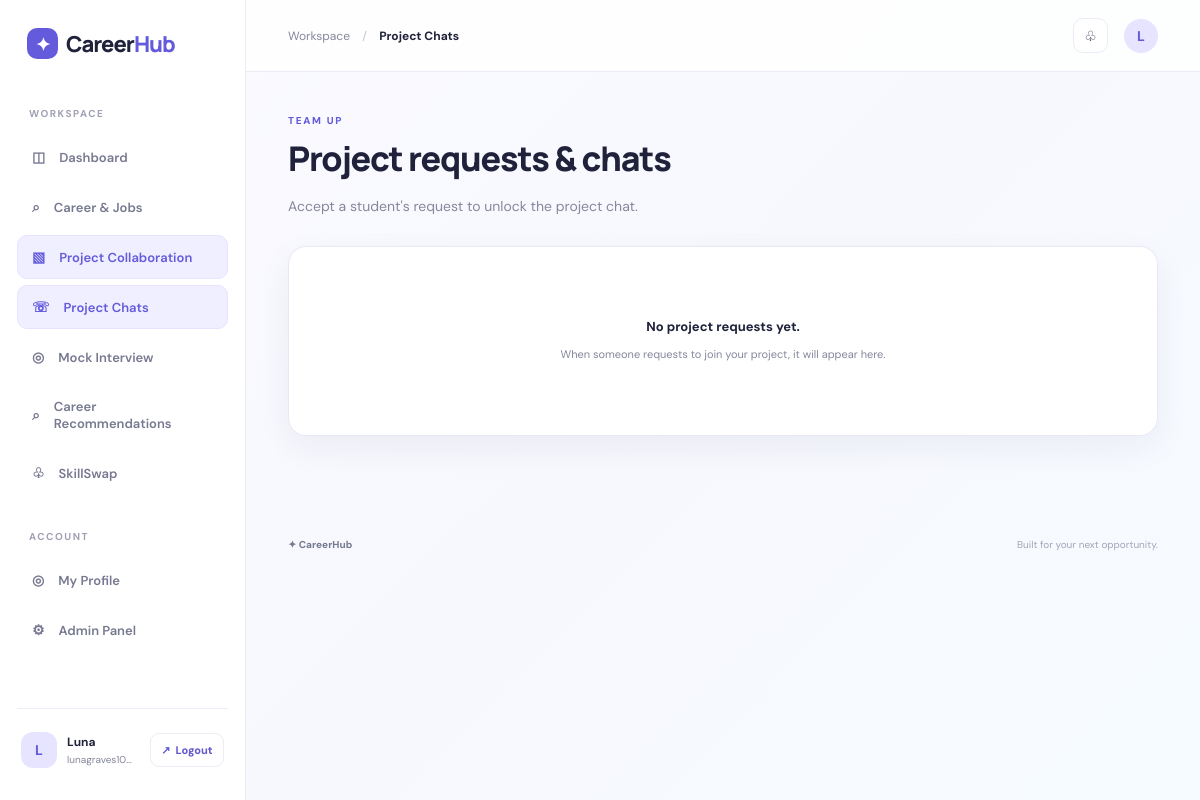
Page /project-chats (signed in) on the committed database.
### tables this page shows
CREATE TABLE users (
      id INTEGER PRIMARY KEY AUTOINCREMENT, name TEXT NOT NULL, email TEXT UNIQUE NOT NULL,
      password TEXT NOT NULL, college TEXT DEFAULT '', degree TEXT DEFAULT 'B.Tech',
      branch TEXT DEFAULT 'Computer Science', skills TEXT DEFAULT '', interests TEXT DEFAULT '',
      is_admin INTEGER DEFAULT 0, created_at TEXT DEFAULT CURRENT_TIMESTAMP
    );

### app.py (the view)
@app.route("/project-chats")
@login_required
def project_chats():
    uid=session["user_id"]
    rows=db().execute("""SELECT pc.*,p.title,p.user_id AS owner_id,
        u.name AS applicant_name, owner.name AS owner_name
        FROM project_connections pc JOIN project_posts p ON p.id=pc.post_id
        JOIN users u ON u.id=pc.from_user JOIN users owner ON owner.id=p.user_id
        WHERE pc.from_user=? OR p.user_id=? ORDER BY pc.id DESC""",(uid,uid)).fetchall()
    return render_template("project_chats.html", connections=rows, uid=uid)

### app.py (called while the page is built)
def db():
    if "db" not in g:
        g.db = sqlite3.connect(DATABASE)
        g.db.row_factory = sqlite3.Row
        g.db.execute("PRAGMA foreign_keys = ON")
    return g.db

def login_required(fn):
    @wraps(fn)
    def wrapped(*args, **kwargs):
        user_id = session.get("user_id")
        if not user_id:
            flash("Please log in to continue.", "info")
            return redirect(url_for("login"))
        user = db().execute("SELECT id FROM users WHERE id=?", (user_id,)).fetchone()
        if user is None:
            session.clear()
            flash("Your session expired. Please log in again.", "info")
            return redirect(url_for("login"))
        return fn(*args, **kwargs)
    return wrapped

@app.context_processor
def shared():
    user = None
    if session.get("user_id"):
        user = db().execute("SELECT * FROM users WHERE id=?", (session["user_id"],)).fetchone()
        if user is None:
            session.clear()
    return {"current_user": user}

### templates/project_chats.html
{% extends "base.html" %}{% block title %}Project Chats · CareerHub{% endblock %}{% block crumb %}Project Chats{% endblock %}{% block content %}
<div class="page-wrap"><section class="page-heading"><div class="eyebrow">TEAM UP</div><h1>Project requests & chats</h1><p class="muted">Accept a student's request to unlock the project chat.</p></section>
<div class="panel">{% for c in connections %}<div class="opportunity-row"><div class="op-copy"><b>{{c.title}}</b><small>{% if c.owner_id == uid %}Interested student: {{c.applicant_name}}{% else %}Project owner: {{c.owner_name}}{% endif %} · Request status: {{c.status}}</small></div>
{% if c.owner_id == uid and c.status == 'Pending' %}<form method="post" action="{{url_for('project_chat_status',cid=c.id)}}" style="display:flex;gap:8px"><button class="btn primary" name="status" value="Accepted">Accept</button><button class="btn secondary" name="status" value="Declined">Decline</button></form>
{% elif c.status == 'Accepted' %}<a class="btn primary" href="{{url_for('project_chat',cid=c.id)}}">Open chat ↗</a>
{% else %}<span class="pill">{{c.status}}</span>{% endif %}</div>{% else %}<div class="empty-state"><b>No project requests yet.</b><p>When someone requests to join your project, it will appear here.</p></div>{% endfor %}</div></div>{% endblock %}

### templates/base.html (shortened to what this page needs)
<!doctype html>
<html lang="en"><head><meta charset="utf-8"><meta name="viewport" content="width=device-width, initial-scale=1">
<link rel="stylesheet" href="{{ url_for('static', filename='styles.css') }}"></head>
<body>
{% if current_user %}
<aside class="sidebar">
<a class="brand" href="{{ url_for('dashboard') }}"><span class="brand-icon">✦</span> Career<span>Hub</span></a>
<div class="side-label">WORKSPACE</div>
<a class="nav-link {% if request.endpoint=='dashboard' %}active{% endif %}" href="{{ url_for('dashboard') }}">◫ <span>Dashboard</span></a>
<a class="nav-link {% if request.endpoint in ['career','opportunity','applications'] %}active{% endif %}" href="{{ url_for('career') }}">⌕ <span>Career & Jobs</span></a>
<a class="nav-link {% if request.endpoint in ['projects','project_chats','project_chat'] %}active{% endif %}" href="{{ url_for('projects') }}">▧ <span>Project Collaboration</span></a>
<a class="nav-link {% if request.endpoint in ['project_chats','project_chat'] %}active{% endif %}" href="{{ url_for('project_chats') }}">☏ <span>Project Chats</span></a>
<a class="nav-link {% if request.endpoint=='interview' %}active{% endif %}" href="{{ url_for('interview') }}">◎ <span>Mock Interview</span></a>
<a class="nav-link {% if request.endpoint=='recommendations' %}active{% endif %}" href="{{ url_for('recommendations') }}">⌕ <span>Career Recommendations</span></a>
<a class="nav-link {% if request.endpoint in ['skillswap','requests_page'] %}active{% endif %}" href="{{ url_for('skillswap') }}">♧ <span>SkillSwap</span></a>
<div class="side-label second">ACCOUNT</div>
<a class="nav-link {% if request.endpoint=='profile' %}active{% endif %}" href="{{ url_for('profile') }}">◎ <span>My Profile</span></a>
<a class="nav-link {% if request.endpoint=='admin' %}active{% endif %}" href="{{ url_for('admin') }}">⚙ <span>Admin Panel</span></a>
<div class="sidebar-bottom"><a class="account-link" href="{{ url_for('profile') }}" title="Open My Account"><div class="avatar">{{ current_user.name[:1]|upper }}</div><div class="user-mini"><b>{{ current_user.name }}</b><small>{{ current_user.email }}</small></div></a><a class="logout" href="{{ url_for('logout') }}" title="Log out" aria-label="Log out">↗ <span>Logout</span></a></div>
</aside>
{% endif %}
<main class="{% if current_user %}main with-sidebar{% else %}main public{% endif %}">
{% if current_user %}<header class="topbar"><div class="breadcrumb">Workspace <span>/</span> <b>{% block crumb %}Overview{% endblock %}</b></div><div class="top-actions"><a class="icon-button" href="{{ url_for('applications') }}" title="Applications">♧</a><a class="top-avatar" href="{{ url_for('profile') }}" title="My Account" aria-label="Open My Account">{{ current_user.name[:1]|upper }}</a></div></header>{% endif %}
{% block content %}{% endblock %}
<footer class="footer"><span>✦ CareerHub</span><span>Built for your next opportunity.</span></footer>
</main>
</body></html>

### static/styles.css (style rules this page uses)
* { box-sizing:border-box }
:root { --ink:#20223b;--muted:#85879d;--line:#ececf4;--bg:#f8f8fc;--purple:#635bdb;--purple-dark:#4e46c7;--lav:#efedff;--mint:#e4f7f0;--peach:#fff0e5;--blue:#e7f2ff }
body { margin:0;background:var(--bg);color:var(--ink);font-family:'DM Sans',sans-serif;font-size:14px }
a { color:inherit;text-decoration:none }
button,a,select { transition:.18s ease }
.brand { font:800 22px 'Manrope',sans-serif;letter-spacing:-1px;display:flex;align-items:center;gap:8px }
.brand>span:last-child { color:var(--purple);margin-left:-8px }
.brand-icon { display:inline-grid;place-items:center;background:var(--purple);color:white;border-radius:10px;width:31px;height:31px;font-size:18px }
.sidebar { position:fixed;inset:0 auto 0 0;width:246px;background:white;border-right:1px solid var(--line);padding:28px 17px;display:flex;flex-direction:column;z-index:5 }
.sidebar .brand { margin:0 10px 48px }
.side-label { font-size:10px;font-weight:700;letter-spacing:1.5px;color:#a0a1b4;margin:0 12px 12px }
.side-label.second { margin-top:32px }
.nav-link { display:flex;align-items:center;gap:14px;padding:12px 14px;margin:3px 0;border-radius:10px;color:#777990;font-weight:600 }
.nav-link>span { font-size:13px }
.nav-link:hover,.nav-link.active { background:#f0efff;color:var(--purple) }
.sidebar-bottom { margin-top:auto;border-top:1px solid var(--line);padding:19px 4px 0;display:flex;align-items:center;gap:10px }
.avatar,.top-avatar { width:36px;height:36px;display:grid;place-items:center;border-radius:12px;background:#e7e4ff;color:var(--purple);font-weight:800 }
.user-mini { min-width:0;display:flex;flex-direction:column;gap:3px;flex:1 }
.user-mini b { font-size:12px;overflow:hidden;text-overflow:ellipsis;white-space:nowrap }
.user-mini small { font-size:10px;color:var(--muted);overflow:hidden;text-overflow:ellipsis }
.logout { color:var(--muted);font-size:19px }
.main { min-height:100vh }
.with-sidebar { margin-left:246px }
.topbar { height:72px;display:flex;align-items:center;justify-content:space-between;padding:0 42px;background:rgba(255,255,255,.82);border-bottom:1px solid var(--line) }
.breadcrumb { font-size:12px;color:var(--muted) }
.breadcrumb span { padding:0 9px;color:#c2c2d0 }
.breadcrumb b { color:var(--ink) }
.top-actions { display:flex;align-items:center;gap:16px }
.icon-button { width:35px;height:35px;border:1px solid var(--line);background:white;border-radius:10px;display:grid;place-items:center }
.top-avatar { width:34px;height:34px;border-radius:50% }
.page-wrap { max-width:1240px;padding:34px 42px 55px;margin:0 auto }
.welcome-row h1,.page-heading h1 { font:800 30px 'Manrope',sans-serif;letter-spacing:-1.2px;margin:8px 0 }
.eyebrow { font-size:10px;letter-spacing:1.6px;font-weight:800;color:var(--purple) }
.muted,.page-heading>p { color:var(--muted);line-height:1.7 }
.page-heading { margin:8px 0 27px }
.page-heading h1 { font-size:34px }
.panel { background:white;border:1px solid var(--line);border-radius:15px;padding:23px;margin-bottom:22px;min-width:0 }
.empty-state { text-align:center;padding:38px 20px;color:var(--muted) }
.empty-state>b { display:block;color:var(--ink);font-size:13px;margin:10px 0 }
.empty-state p { font-size:11px;line-height:1.6 }
.footer { padding:25px 42px;display:flex;justify-content:space-between;gap:12px;color:#a3a4b5;font-size:10px }
.footer span:first-child { font-weight:800;color:#777990 }
:root { --shadow:0 12px 34px rgba(38,35,85,.06);--radius:18px }
body { background:linear-gradient(135deg,#fafaff 0%,#f7f8fd 55%,#f6fbff 100%) }
.panel,.stat-card,.opportunity-card,.project-card,.skill-card { border-radius:18px;box-shadow:var(--shadow);border:1px solid rgba(231,231,245,.9) }
.panel { background:rgba(255,255,255,.94) }
h1,h2,h3 { letter-spacing:-.035em }
h1 { font-family:'Manrope',sans-serif;font-weight:800 }
.nav-link { border:1px solid transparent }
.nav-link.active { border-color:#e6e3ff }
.eyebrow { letter-spacing:1.7px }
.section-heading p,.muted { color:#85879d }
.account-link { display:flex;align-items:center;gap:10px;flex:1;min-width:0;border-radius:10px;padding:4px; margin-left:-4px; }
.top-avatar { text-decoration:none;cursor:pointer;border:0 }
.sidebar-bottom .logout { display:flex;align-items:center;justify-content:center;gap:5px;min-width:74px;padding:9px 10px;border:1px solid var(--line);border-radius:9px;background:#fff;color:#6259cf;text-decoration:none;font-size:11px;font-weight:800;white-space:nowrap }

### rows in the picture
users: name "L", name "Luna", email "lunagraves10…"
